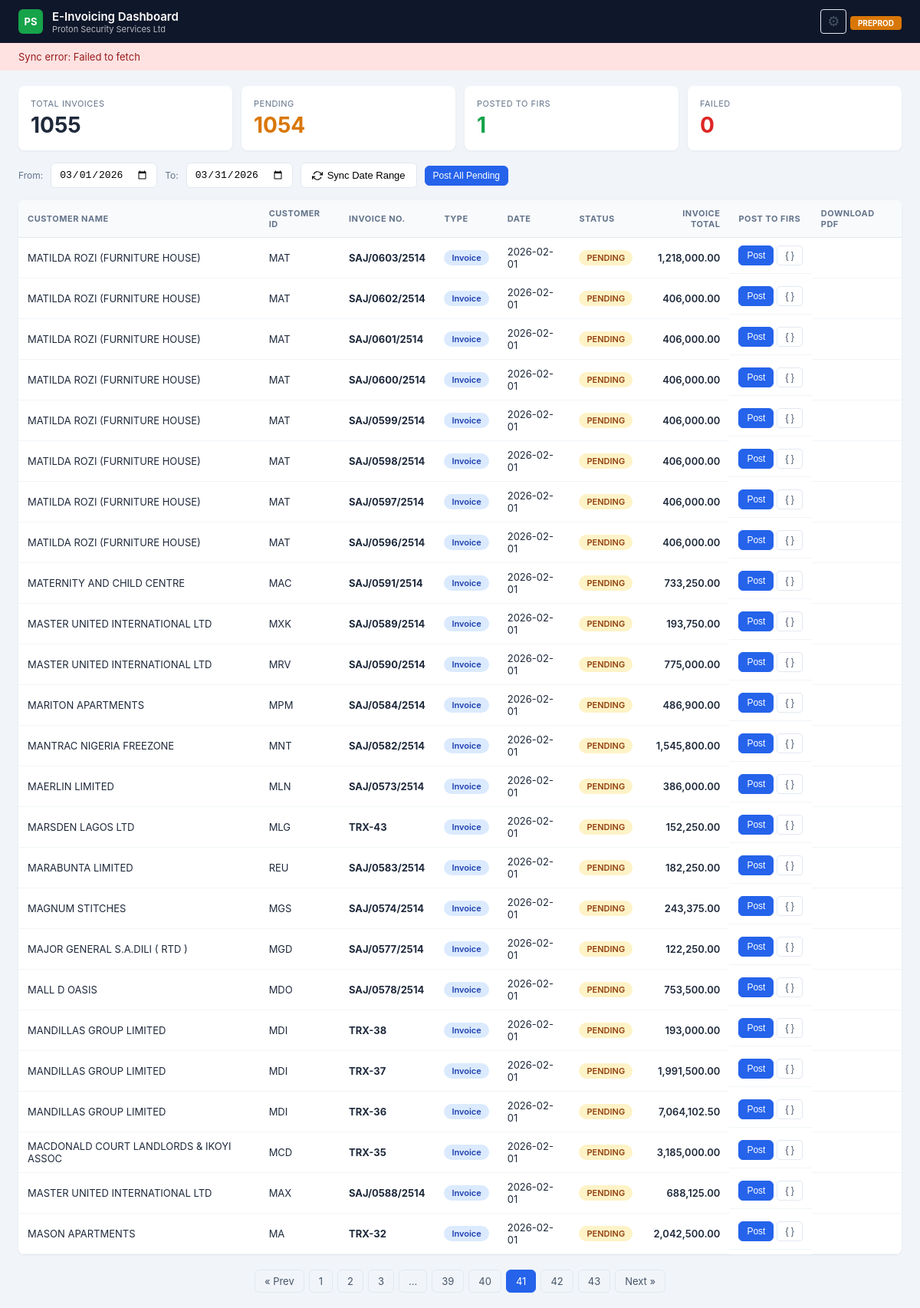
Before: /?page=41 with the older database file.
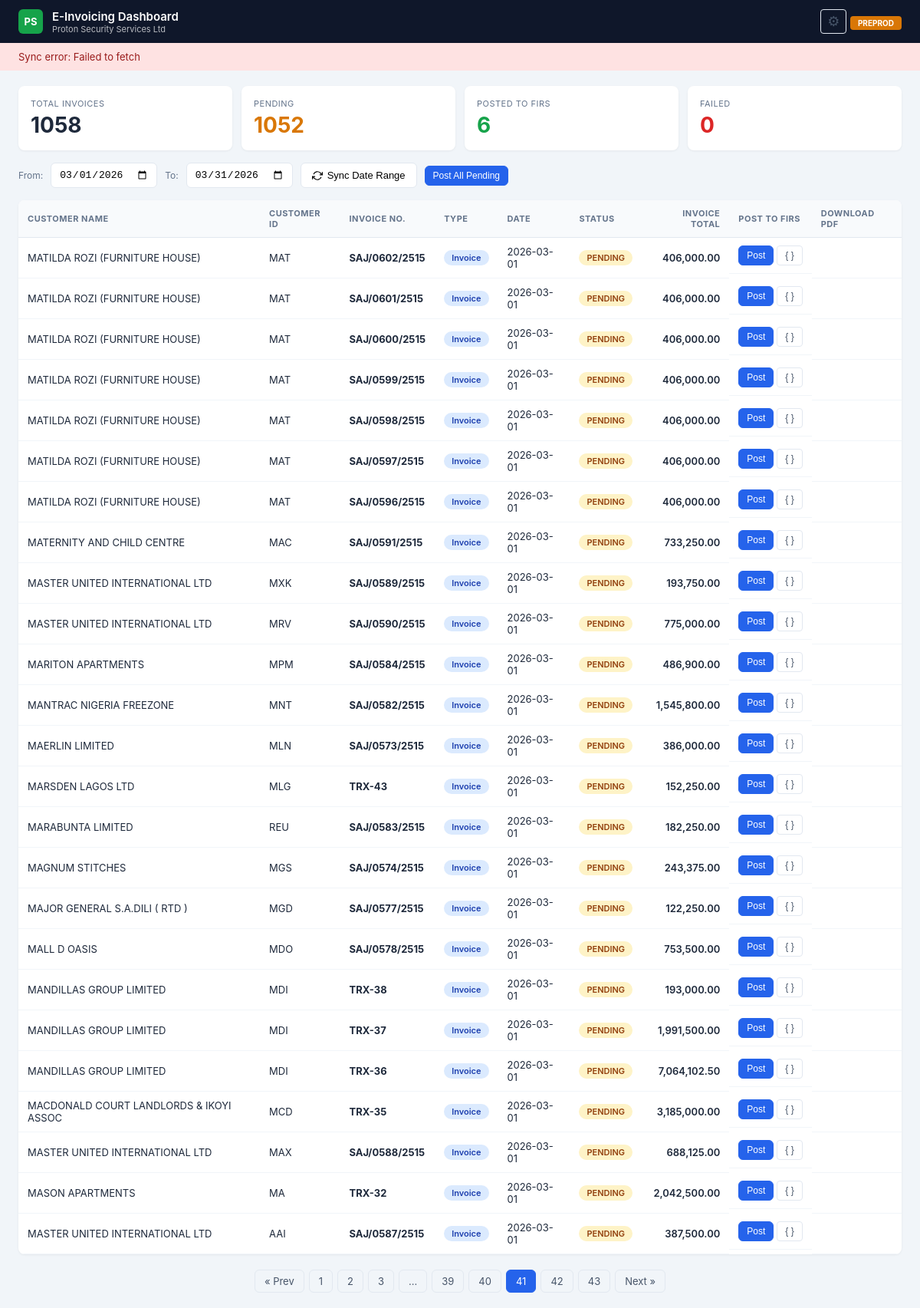
After: the same page with the newer database file.
### tables this page shows
CREATE TABLE invoices (
                trx_number INTEGER PRIMARY KEY, post_order INTEGER,
                invoice_num TEXT, customer_name TEXT, customer_id TEXT,
                customer_tin TEXT, customer_email TEXT, customer_phone TEXT,
                customer_address TEXT, customer_city TEXT, invoice_date TEXT,
                amount REAL DEFAULT 0, status TEXT DEFAULT 'pending',
                irn TEXT, qr_code TEXT, posted_at TEXT, error_message TEXT, api_response TEXT,
                invoice_description TEXT, invoice_type TEXT DEFAULT 'Invoice', last_synced TEXT, vat_amount REAL DEFAULT 0);

### app.py (the view)
@app.route("/")
def index():
    page = request.args.get("page", 1, type=int)
    try:
        total_row = db_read_one("SELECT COUNT(*) as cnt FROM invoices"); total = total_row["cnt"] if total_row else 0
        total_pages = max(1, (total + PER_PAGE - 1) // PER_PAGE); page = max(1, min(page, total_pages)); offset = (page - 1) * PER_PAGE
        invoices = db_read("SELECT * FROM invoices ORDER BY invoice_date DESC, trx_number DESC LIMIT ? OFFSET ?", (PER_PAGE, offset))
        all_stats = db_read("SELECT status, COUNT(*) as cnt FROM invoices GROUP BY status")
        stats = {"total": 0, "posted": 0, "pending": 0, "failed": 0, "credit_notes": 0, "invoices_count": 0}
        for s in all_stats: stats[s["status"]] = s["cnt"]; stats["total"] += s["cnt"]
        type_stats = db_read("SELECT invoice_type, COUNT(*) as cnt FROM invoices GROUP BY invoice_type")
        for t in type_stats:
            if t["invoice_type"] == "Credit Note": stats["credit_notes"] = t["cnt"]
            elif t["invoice_type"] == "Invoice": stats["invoices_count"] = t["cnt"]
    except:
        invoices=[]; stats={"total":0,"posted":0,"pending":0,"failed":0,"credit_notes":0,"invoices_count":0}; total=0; total_pages=1; page=1
    return render_template("index.html", invoices=invoices, stats=stats, page=page, total_pages=total_pages, total=total)

### app.py (called while the page is built)
def _open_db():
    conn = sqlite3.connect(DB_PATH, timeout=30)
    conn.row_factory = sqlite3.Row
    conn.execute("PRAGMA journal_mode=WAL")
    conn.execute("PRAGMA busy_timeout=10000")
    return conn

def db_read(sql, params=()):
    with _db_lock:
        conn = _open_db()
        try: return [dict(r) for r in conn.execute(sql, params).fetchall()]
        finally: conn.close()

def db_read_one(sql, params=()):
    with _db_lock:
        conn = _open_db()
        try:
            row = conn.execute(sql, params).fetchone()
            return dict(row) if row else None
        finally: conn.close()

### templates/index.html (shortened to what this page needs)
<!DOCTYPE html>
<html lang="en">
<head>
</head>
<body>
<header class="header">
    <div class="header-left">
        <div class="header-logo">PS</div>
        <div>
            <div class="header-title">E-Invoicing Dashboard</div>
            <div class="header-subtitle">Proton Security Services Ltd</div>
        </div>
    </div>
    <div class="header-right">
        <button class="btn-ghost" onclick="openSettings()" title="Tax Category Settings" style="font-size:18px;padding:4px 8px">&#9881;</button>
        <span class="header-env">PREPROD</span>
    </div>
</header>
<div class="sync-banner" id="syncBanner" style="display:none">
    <span id="syncBannerText">Syncing invoices from Sage 50...</span>
</div>
<div class="stats-bar">
    <div class="stat-card"><div class="stat-label">Total Invoices</div><div class="stat-value">{{ stats.total }}</div></div>
    <div class="stat-card pending"><div class="stat-label">Pending</div><div class="stat-value">{{ stats.pending }}</div></div>
    <div class="stat-card posted"><div class="stat-label">Posted to FIRS</div><div class="stat-value">{{ stats.posted }}</div></div>
    <div class="stat-card failed"><div class="stat-label">Failed</div><div class="stat-value">{{ stats.failed }}</div></div>
</div>
<div class="toolbar">
    <label style="font-size:12px;color:var(--slate500)">From:</label>
    <input type="date" id="dateFrom">
    <label style="font-size:12px;color:var(--slate500)">To:</label>
    <input type="date" id="dateTo">
    <button class="btn" id="btnSync" onclick="syncSage()">
        <svg width="14" height="14" viewBox="0 0 24 24" fill="none" stroke="currentColor" stroke-width="2"><polyline points="23 4 23 10 17 10"/><polyline points="1 20 1 14 7 14"/><path d="M3.51 9a9 9 0 0 1 14.85-3.36L23 10M1 14l4.64 4.36A9 9 0 0 0 20.49 15"/></svg>
        Sync Date Range
    </button>
    <button class="btn btn-primary btn-sm" onclick="postAllPending()">Post All Pending</button>
</div>
<div class="table-wrap">
<table>
    <thead>
        <tr>
            <th>Customer Name</th><th>Customer ID</th><th>Invoice No.</th><th>Type</th><th>Date</th>
            <th>Status</th><th style="text-align:right">Invoice Total</th><th>Post to FIRS</th><th>Download PDF</th>
        </tr>
    </thead>
    <tbody>
        {% for inv in invoices %}
        <tr>
            <td>{{ inv.customer_name }}</td>
            <td>{{ inv.customer_id }}</td>
            <td><strong>{{ inv.invoice_num }}</strong></td>
            <td>
                {% if inv.invoice_type == 'Credit Note' %}
                    <span class="badge badge-credit">Credit Note</span>
                {% elif inv.invoice_type == 'Debit Note' %}
                    <span class="badge badge-debit">Debit Note</span>
                {% else %}
                    <span class="badge badge-invoice">Invoice</span>
                {% endif %}
            </td>
            <td>{{ inv.invoice_date }}</td>
            <td>
                {% if inv.status == 'posted' %}<span class="badge badge-posted">POSTED</span>
                {% elif inv.status == 'failed' %}<span class="badge badge-failed">FAILED</span>
                    <button class="btn-ghost" onclick="showError({{ inv.trx_number }})" title="View full error" style="color:var(--red);font-size:11px;padding:2px 6px;margin-left:4px">&#9888; Error</button>
                {% else %}<span class="badge badge-pending">PENDING</span>{% endif %}
            </td>
            <td style="text-align:right;font-weight:600">{{ "{:,.2f}".format(inv.amount) }}</td>
            <td class="actions-cell">
                {% if inv.status == 'posted' %}
                    <span style="color:var(--green);font-size:12px;font-weight:600">&#10003; Done</span>
                {% elif inv.status == 'failed' %}
                    <button class="btn btn-sm" style="background:var(--red);color:white" onclick="postInvoice({{ inv.trx_number }}, this)">Retry</button>
                {% else %}
                    <button class="btn btn-primary btn-sm" onclick="postInvoice({{ inv.trx_number }}, this)">Post</button>
                {% endif %}
                <button class="btn-ghost" onclick="previewPayload({{ inv.trx_number }})" title="Preview JSON payload">{ }</button>
            </td>
            <td>
            </td>
        </tr>
        {% endfor %}
    </tbody>
</table>
</div>
{% if total_pages > 1 %}
<div class="pagination">
    {% if page > 1 %}<a href="?page={{ page - 1 }}">&laquo; Prev</a>{% endif %}
    {% for p in range(1, total_pages + 1) %}
        {% if p == page %}<span class="active">{{ p }}</span>
        {% elif p <= 3 or p > total_pages - 3 or (p >= page - 2 and p <= page + 2) %}<a href="?page={{ p }}">{{ p }}</a>
        {% elif p == 4 or p == total_pages - 3 %}<span>...</span>{% endif %}
    {% endfor %}
    {% if page < total_pages %}<a href="?page={{ page + 1 }}">Next &raquo;</a>{% endif %}
</div>
{% endif %}
</body>
</html>

### templates/index.html (style rules this page uses)
:root { --navy: #0f172a; --blue: #2563eb; --green: #16a34a; --red: #dc2626; --amber: #d97706; --slate50: #f8fafc; --slate100: #f1f5f9; --slate200: #e2e8f0; --slate400: #94a3b8; --slate500: #64748b; --slate600: #475569; --slate800: #1e293b; }
* { margin: 0; padding: 0; box-sizing: border-box; }
body { font-family: -apple-system, BlinkMacSystemFont, 'Segoe UI', sans-serif; background: var(--slate100); color: var(--slate800); }
.header { background: var(--navy); color: white; padding: 0 24px; height: 56px; display: flex; align-items: center; justify-content: space-between; }
.header-left { display: flex; align-items: center; gap: 12px; }
.header-logo { width: 32px; height: 32px; background: var(--green); border-radius: 6px; display: flex; align-items: center; justify-content: center; font-weight: 700; font-size: 13px; }
.header-title { font-size: 15px; font-weight: 600; }
.header-subtitle { font-size: 11px; opacity: 0.7; }
.header-env { background: var(--amber); color: white; font-size: 10px; font-weight: 700; padding: 3px 10px; border-radius: 4px; }
.stats-bar { display: grid; grid-template-columns: repeat(4, 1fr); gap: 12px; padding: 20px 24px 0; }
.stat-card { background: white; border-radius: 8px; padding: 16px; box-shadow: 0 1px 3px rgba(0,0,0,0.06); }
.stat-label { font-size: 11px; color: var(--slate500); text-transform: uppercase; letter-spacing: 0.5px; }
.stat-value { font-size: 28px; font-weight: 700; margin-top: 4px; }
.stat-card.posted .stat-value { color: var(--green); }
.stat-card.pending .stat-value { color: var(--amber); }
.stat-card.failed .stat-value { color: var(--red); }
.toolbar { display: flex; align-items: center; gap: 10px; padding: 16px 24px; flex-wrap: wrap; }
.btn { display: inline-flex; align-items: center; gap: 6px; padding: 8px 14px; border: 1px solid var(--slate200); border-radius: 6px; background: white; font-size: 13px; cursor: pointer; font-weight: 500; transition: all 0.15s; }
.btn-primary { background: var(--blue); color: white; border-color: var(--blue); }
.btn-sm { padding: 5px 10px; font-size: 12px; }
input[type="date"] { padding: 7px 10px; border: 1px solid var(--slate200); border-radius: 6px; font-size: 13px; }
.table-wrap { padding: 0 24px 20px; }
table { width: 100%; border-collapse: collapse; background: white; border-radius: 8px; overflow: hidden; box-shadow: 0 1px 3px rgba(0,0,0,0.06); }
th { background: var(--slate50); font-size: 11px; text-transform: uppercase; letter-spacing: 0.5px; color: var(--slate500); padding: 10px 12px; text-align: left; border-bottom: 1px solid var(--slate200); }
td { padding: 10px 12px; font-size: 13px; border-bottom: 1px solid var(--slate100); }
.badge { display: inline-block; padding: 3px 10px; border-radius: 12px; font-size: 11px; font-weight: 600; }
.badge-pending { background: #fef3c7; color: #92400e; }
.badge-invoice { background: #dbeafe; color: #1e40af; }
.pagination { display: flex; justify-content: center; gap: 6px; padding: 0 24px 20px; }
.pagination a, .pagination span { padding: 6px 12px; border-radius: 6px; font-size: 13px; text-decoration: none; border: 1px solid var(--slate200); color: var(--slate600); }
.pagination .active { background: var(--blue); color: white; border-color: var(--blue); }
.sync-banner { padding: 10px 24px; background: #dcfce7; color: #166534; font-size: 13px; display: flex; align-items: center; gap: 8px; }
.sync-banner.error { background: #fee2e2; color: #991b1b; }
.actions-cell { white-space: nowrap; display: flex; gap: 4px; align-items: center; }
.btn-ghost { background: none; border: 1px solid var(--slate200); color: var(--slate600); padding: 5px 10px; font-size: 12px; border-radius: 4px; cursor: pointer; }

Changed rows visible on the page:
no longer on this page (row edited): invoices: customer_name "MATILDA ROZI (FURNITURE HOUSE)", customer_id "MAT", invoice_num "SAJ/0603/2514", invoice_type "Invoice", invoice_date "2026-02-01", status "PENDING", amount "1,218,000.00"
changed invoices: invoice_num "SAJ/0602/2514" → "SAJ/0602/2515"; invoice_date "2026-02-01" → "2026-03-01"
changed invoices: invoice_num "SAJ/0601/2514" → "SAJ/0601/2515"; invoice_date "2026-02-01" → "2026-03-01"
changed invoices: invoice_num "SAJ/0600/2514" → "SAJ/0600/2515"; invoice_date "2026-02-01" → "2026-03-01"
changed invoices: invoice_num "SAJ/0599/2514" → "SAJ/0599/2515"; invoice_date "2026-02-01" → "2026-03-01"
changed invoices: invoice_num "SAJ/0598/2514" → "SAJ/0598/2515"; invoice_date "2026-02-01" → "2026-03-01"
changed invoices: invoice_num "SAJ/0597/2514" → "SAJ/0597/2515"; invoice_date "2026-02-01" → "2026-03-01"
changed invoices: invoice_num "SAJ/0596/2514" → "SAJ/0596/2515"; invoice_date "2026-02-01" → "2026-03-01"
changed invoices "MATERNITY AND CHILD CENTRE": invoice_num "SAJ/0591/2514" → "SAJ/0591/2515"; invoice_date "2026-02-01" → "2026-03-01"
changed invoices "MXK": invoice_num "SAJ/0589/2514" → "SAJ/0589/2515"; invoice_date "2026-02-01" → "2026-03-01"
changed invoices "MRV": invoice_num "SAJ/0590/2514" → "SAJ/0590/2515"; invoice_date "2026-02-01" → "2026-03-01"
changed invoices "MARITON APARTMENTS": invoice_num "SAJ/0584/2514" → "SAJ/0584/2515"; invoice_date "2026-02-01" → "2026-03-01"
changed invoices "MANTRAC NIGERIA FREEZONE": invoice_num "SAJ/0582/2514" → "SAJ/0582/2515"; invoice_date "2026-02-01" → "2026-03-01"
changed invoices "MAERLIN LIMITED": invoice_num "SAJ/0573/2514" → "SAJ/0573/2515"; invoice_date "2026-02-01" → "2026-03-01"
changed invoices "MARSDEN LAGOS LTD": invoice_date "2026-02-01" → "2026-03-01"
changed invoices "MARABUNTA LIMITED": invoice_num "SAJ/0583/2514" → "SAJ/0583/2515"; invoice_date "2026-02-01" → "2026-03-01"
changed invoices "MAGNUM STITCHES": invoice_num "SAJ/0574/2514" → "SAJ/0574/2515"; invoice_date "2026-02-01" → "2026-03-01"
changed invoices "MAJOR GENERAL S.A.DILI ( RTD )": invoice_num "SAJ/0577/2514" → "SAJ/0577/2515"; invoice_date "2026-02-01" → "2026-03-01"
changed invoices "MALL D OASIS": invoice_num "SAJ/0578/2514" → "SAJ/0578/2515"; invoice_date "2026-02-01" → "2026-03-01"
changed invoices "TRX-38": invoice_date "2026-02-01" → "2026-03-01"
changed invoices "TRX-37": invoice_date "2026-02-01" → "2026-03-01"
changed invoices "TRX-36": invoice_date "2026-02-01" → "2026-03-01"
changed invoices "MACDONALD COURT LANDLORDS & IKOYI ASSOC": invoice_date "2026-02-01" → "2026-03-01"
changed invoices "MAX": invoice_num "SAJ/0588/2514" → "SAJ/0588/2515"; invoice_date "2026-02-01" → "2026-03-01"
changed invoices "MASON APARTMENTS": invoice_date "2026-02-01" → "2026-03-01"
now on this page (row edited): invoices: customer_name "MASTER UNITED INTERNATIONAL LTD", customer_id "AAI", invoice_num "SAJ/0587/2515", invoice_type "Invoice", invoice_date "2026-03-01", status "PENDING", amount "387,500.00"
Other visible differences:
{{ stats.total }}: "1055" → "1058"
{{ stats.pending }}: "1054" → "1052"
{{ stats.posted }}: "1" → "6"
